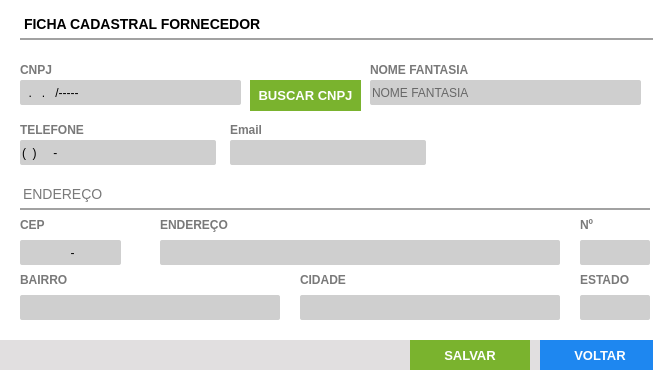
<?xml version="1.0" encoding="UTF-8"?>
<ui version="4.0">
 <class>ct_FormFornecedor</class>
 <widget class="QFrame" name="ct_FormFornecedor">
  <property name="geometry">
   <rect>
    <x>0</x>
    <y>0</y>
    <width>653</width>
    <height>371</height>
   </rect>
  </property>
  <property name="windowTitle">
   <string>Cadastro Fornecedores</string>
  </property>
  <property name="frameShape">
   <enum>QFrame::StyledPanel</enum>
  </property>
  <property name="frameShadow">
   <enum>QFrame::Raised</enum>
  </property>
  <widget class="QFrame" name="fr_FormFornecedor">
   <property name="geometry">
    <rect>
     <x>0</x>
     <y>0</y>
     <width>1000</width>
     <height>500</height>
    </rect>
   </property>
   <property name="styleSheet">
    <string notr="true">background: #FFF;
border: none</string>
   </property>
   <widget class="QLabel" name="lb_FormFornecedor">
    <property name="geometry">
     <rect>
      <x>20</x>
      <y>10</y>
      <width>880</width>
      <height>30</height>
     </rect>
    </property>
    <property name="styleSheet">
     <string notr="true">QLabel{
font-size: 14px;
font-family: &quot;Arial&quot;;
font-weight: bold;

border-bottom: 2px solid #A2A2A2
}</string>
    </property>
    <property name="text">
     <string>FICHA CADASTRAL FORNECEDOR</string>
    </property>
   </widget>
   <widget class="QLabel" name="lb_FormFornecedor_2">
    <property name="geometry">
     <rect>
      <x>370</x>
      <y>60</y>
      <width>150</width>
      <height>20</height>
     </rect>
    </property>
    <property name="styleSheet">
     <string notr="true">QLabel{
font-size: 12px;
font-family: &quot;Arial Unicode MS&quot;;
font-weight: bold;
color: #797979
}</string>
    </property>
    <property name="text">
     <string>NOME FANTASIA</string>
    </property>
   </widget>
   <widget class="QLineEdit" name="tx_NomeFantasia">
    <property name="geometry">
     <rect>
      <x>370</x>
      <y>80</y>
      <width>271</width>
      <height>25</height>
     </rect>
    </property>
    <property name="focusPolicy">
     <enum>Qt::WheelFocus</enum>
    </property>
    <property name="styleSheet">
     <string notr="true">QLineEdit{
background: #CFCFCF;
border-radius: 2px;
color: #000;
font: 13px &quot;Arial&quot; ;
text-transform: uppercase;
}
QLineEdit:Focus {
border: 1px solid red;
}</string>
    </property>
    <property name="placeholderText">
     <string>NOME FANTASIA</string>
    </property>
   </widget>
   <widget class="QLabel" name="lb_FormFornecedor_3">
    <property name="geometry">
     <rect>
      <x>20</x>
      <y>60</y>
      <width>190</width>
      <height>20</height>
     </rect>
    </property>
    <property name="styleSheet">
     <string notr="true">QLabel{
font-size: 12px;
font-family: &quot;Arial Unicode MS&quot;;
font-weight: bold;
color: #797979
}</string>
    </property>
    <property name="text">
     <string>CNPJ</string>
    </property>
   </widget>
   <widget class="QLabel" name="lb_FormFornecedor_5">
    <property name="geometry">
     <rect>
      <x>20</x>
      <y>120</y>
      <width>196</width>
      <height>20</height>
     </rect>
    </property>
    <property name="styleSheet">
     <string notr="true">QLabel{
font-size: 12px;
font-family: &quot;Arial Unicode MS&quot;;
font-weight: bold;
color: #797979
}</string>
    </property>
    <property name="text">
     <string>TELEFONE </string>
    </property>
   </widget>
   <widget class="QLineEdit" name="tx_Telefone">
    <property name="geometry">
     <rect>
      <x>20</x>
      <y>140</y>
      <width>196</width>
      <height>25</height>
     </rect>
    </property>
    <property name="focusPolicy">
     <enum>Qt::WheelFocus</enum>
    </property>
    <property name="styleSheet">
     <string notr="true">QLineEdit{
background: #CFCFCF;
border-radius: 2px;
color: #000;
font: 13px &quot;Arial&quot; 
}
QLineEdit:Focus {
border: 1px solid red;
}</string>
    </property>
    <property name="inputMask">
     <string>(00) 0000-00000</string>
    </property>
    <property name="text">
     <string>() -</string>
    </property>
    <property name="placeholderText">
     <string/>
    </property>
   </widget>
   <widget class="QLabel" name="lb_FormFornecedor_8">
    <property name="geometry">
     <rect>
      <x>20</x>
      <y>180</y>
      <width>630</width>
      <height>30</height>
     </rect>
    </property>
    <property name="styleSheet">
     <string notr="true">QLabel{
font-size: 14px;
font-family: &quot;Arial&quot;;
font-weight: normal;

border-bottom: 2px solid #A2A2A2;
color: #797979
}</string>
    </property>
    <property name="text">
     <string>ENDEREÇO</string>
    </property>
   </widget>
   <widget class="QLineEdit" name="tx_Cep">
    <property name="geometry">
     <rect>
      <x>20</x>
      <y>240</y>
      <width>101</width>
      <height>25</height>
     </rect>
    </property>
    <property name="focusPolicy">
     <enum>Qt::WheelFocus</enum>
    </property>
    <property name="styleSheet">
     <string notr="true">QLineEdit{
background: #CFCFCF;
border-radius: 2px;
color: #000;
font: 13px &quot;Arial&quot; ;
text-transform: uppercase
}
QLineEdit:Focus {
border: 1px solid red;
}</string>
    </property>
    <property name="inputMask">
     <string>99999-999</string>
    </property>
    <property name="alignment">
     <set>Qt::AlignCenter</set>
    </property>
    <property name="placeholderText">
     <string>123456789</string>
    </property>
   </widget>
   <widget class="QLabel" name="lb_FormFornecedor_10">
    <property name="geometry">
     <rect>
      <x>20</x>
      <y>215</y>
      <width>50</width>
      <height>20</height>
     </rect>
    </property>
    <property name="styleSheet">
     <string notr="true">QLabel{
font-size: 12px;
font-family: &quot;Arial Unicode MS&quot;;
font-weight: bold;
color: #797979
}</string>
    </property>
    <property name="text">
     <string>CEP</string>
    </property>
   </widget>
   <widget class="QFrame" name="fr_BotoesFormFornecedor">
    <property name="geometry">
     <rect>
      <x>-340</x>
      <y>340</y>
      <width>1000</width>
      <height>30</height>
     </rect>
    </property>
    <property name="styleSheet">
     <string notr="true">background:#E1DFE0;
border: none;</string>
    </property>
    <widget class="QPushButton" name="bt_Voltar">
     <property name="geometry">
      <rect>
       <x>880</x>
       <y>0</y>
       <width>120</width>
       <height>30</height>
      </rect>
     </property>
     <property name="font">
      <font>
       <family>Tahoma</family>
       <pointsize>10</pointsize>
       <weight>75</weight>
       <bold>true</bold>
      </font>
     </property>
     <property name="cursor">
      <cursorShape>PointingHandCursor</cursorShape>
     </property>
     <property name="focusPolicy">
      <enum>Qt::NoFocus</enum>
     </property>
     <property name="contextMenuPolicy">
      <enum>Qt::ActionsContextMenu</enum>
     </property>
     <property name="styleSheet">
      <string notr="true">QPushButton {
background-color: #1E87F0;
color: #FFF
 }
QPushButton:hover{
background-color: #40a286
}</string>
     </property>
     <property name="text">
      <string>VOLTAR</string>
     </property>
     <property name="iconSize">
      <size>
       <width>75</width>
       <height>35</height>
      </size>
     </property>
    </widget>
    <widget class="QPushButton" name="bt_Salvar">
     <property name="geometry">
      <rect>
       <x>750</x>
       <y>0</y>
       <width>120</width>
       <height>30</height>
      </rect>
     </property>
     <property name="font">
      <font>
       <family>Tahoma</family>
       <pointsize>10</pointsize>
       <weight>75</weight>
       <bold>true</bold>
      </font>
     </property>
     <property name="cursor">
      <cursorShape>PointingHandCursor</cursorShape>
     </property>
     <property name="focusPolicy">
      <enum>Qt::NoFocus</enum>
     </property>
     <property name="contextMenuPolicy">
      <enum>Qt::ActionsContextMenu</enum>
     </property>
     <property name="styleSheet">
      <string notr="true">QPushButton {
background-color: #7AB32E;
color: #FFF
 }
QPushButton:hover{
background-color: #40a286
}</string>
     </property>
     <property name="text">
      <string>SALVAR</string>
     </property>
     <property name="iconSize">
      <size>
       <width>75</width>
       <height>35</height>
      </size>
     </property>
    </widget>
   </widget>
   <widget class="QLineEdit" name="tx_cnpj">
    <property name="geometry">
     <rect>
      <x>20</x>
      <y>80</y>
      <width>221</width>
      <height>25</height>
     </rect>
    </property>
    <property name="focusPolicy">
     <enum>Qt::WheelFocus</enum>
    </property>
    <property name="styleSheet">
     <string notr="true">QLineEdit{
background: #CFCFCF;
border-radius: 2px;
color: #000;
font: 13px &quot;Arial&quot; 
}
QLineEdit:Focus {
border: 1px solid red;
}</string>
    </property>
    <property name="inputMask">
     <string>##.###.###/####-##</string>
    </property>
    <property name="text">
     <string>../-----</string>
    </property>
    <property name="placeholderText">
     <string/>
    </property>
   </widget>
   <widget class="QLabel" name="lb_FormFornecedor_23">
    <property name="geometry">
     <rect>
      <x>230</x>
      <y>120</y>
      <width>190</width>
      <height>20</height>
     </rect>
    </property>
    <property name="styleSheet">
     <string notr="true">QLabel{
font-size: 12px;
font-family: &quot;Arial Unicode MS&quot;;
font-weight: bold;
color: #797979
}</string>
    </property>
    <property name="text">
     <string>Email</string>
    </property>
   </widget>
   <widget class="QLineEdit" name="tx_Email">
    <property name="geometry">
     <rect>
      <x>230</x>
      <y>140</y>
      <width>196</width>
      <height>25</height>
     </rect>
    </property>
    <property name="focusPolicy">
     <enum>Qt::WheelFocus</enum>
    </property>
    <property name="styleSheet">
     <string notr="true">QLineEdit{
background: #CFCFCF;
border-radius: 2px;
color: #000;
font: 13px &quot;Arial&quot; 
}
QLineEdit:Focus {
border: 1px solid red;
}</string>
    </property>
    <property name="placeholderText">
     <string/>
    </property>
   </widget>
   <widget class="QLabel" name="lb_FormFornecedor_11">
    <property name="geometry">
     <rect>
      <x>160</x>
      <y>215</y>
      <width>250</width>
      <height>20</height>
     </rect>
    </property>
    <property name="styleSheet">
     <string notr="true">QLabel{
font-size: 12px;
font-family: &quot;Arial Unicode MS&quot;;
font-weight: bold;
color: #797979
}</string>
    </property>
    <property name="text">
     <string>ENDEREÇO</string>
    </property>
   </widget>
   <widget class="QLineEdit" name="tx_Endereco">
    <property name="geometry">
     <rect>
      <x>160</x>
      <y>240</y>
      <width>400</width>
      <height>25</height>
     </rect>
    </property>
    <property name="focusPolicy">
     <enum>Qt::WheelFocus</enum>
    </property>
    <property name="styleSheet">
     <string notr="true">QLineEdit{
background: #CFCFCF;
border-radius: 2px;
color: #000;
font: 13px &quot;Arial&quot; ;
text-transform: uppercase
}
QLineEdit:Focus {
border: 1px solid red;
}</string>
    </property>
    <property name="inputMask">
     <string/>
    </property>
    <property name="alignment">
     <set>Qt::AlignLeading|Qt::AlignLeft|Qt::AlignVCenter</set>
    </property>
    <property name="placeholderText">
     <string/>
    </property>
   </widget>
   <widget class="QLabel" name="lb_FormFornecedor_12">
    <property name="geometry">
     <rect>
      <x>580</x>
      <y>215</y>
      <width>50</width>
      <height>20</height>
     </rect>
    </property>
    <property name="styleSheet">
     <string notr="true">QLabel{
font-size: 12px;
font-family: &quot;Arial Unicode MS&quot;;
font-weight: bold;
color: #797979
}</string>
    </property>
    <property name="text">
     <string>Nº</string>
    </property>
   </widget>
   <widget class="QLineEdit" name="tx_Numero">
    <property name="geometry">
     <rect>
      <x>580</x>
      <y>240</y>
      <width>70</width>
      <height>25</height>
     </rect>
    </property>
    <property name="focusPolicy">
     <enum>Qt::WheelFocus</enum>
    </property>
    <property name="styleSheet">
     <string notr="true">QLineEdit{
background: #CFCFCF;
border-radius: 2px;
color: #000;
font: 13px &quot;Arial&quot; ;
text-transform: uppercase
}
QLineEdit:Focus {
border: 1px solid red;
}</string>
    </property>
    <property name="inputMask">
     <string/>
    </property>
    <property name="alignment">
     <set>Qt::AlignLeading|Qt::AlignLeft|Qt::AlignVCenter</set>
    </property>
    <property name="placeholderText">
     <string/>
    </property>
   </widget>
   <widget class="QLineEdit" name="tx_Bairro">
    <property name="geometry">
     <rect>
      <x>20</x>
      <y>295</y>
      <width>260</width>
      <height>25</height>
     </rect>
    </property>
    <property name="focusPolicy">
     <enum>Qt::WheelFocus</enum>
    </property>
    <property name="styleSheet">
     <string notr="true">QLineEdit{
background: #CFCFCF;
border-radius: 2px;
color: #000;
font: 13px &quot;Arial&quot; ;
text-transform: uppercase
}
QLineEdit:Focus {
border: 1px solid red;
}</string>
    </property>
    <property name="inputMask">
     <string/>
    </property>
    <property name="alignment">
     <set>Qt::AlignLeading|Qt::AlignLeft|Qt::AlignVCenter</set>
    </property>
    <property name="placeholderText">
     <string/>
    </property>
   </widget>
   <widget class="QLabel" name="lb_FormFornecedor_13">
    <property name="geometry">
     <rect>
      <x>20</x>
      <y>270</y>
      <width>120</width>
      <height>20</height>
     </rect>
    </property>
    <property name="styleSheet">
     <string notr="true">QLabel{
font-size: 12px;
font-family: &quot;Arial Unicode MS&quot;;
font-weight: bold;
color: #797979
}</string>
    </property>
    <property name="text">
     <string>BAIRRO</string>
    </property>
   </widget>
   <widget class="QLineEdit" name="tx_Cidade">
    <property name="geometry">
     <rect>
      <x>300</x>
      <y>295</y>
      <width>260</width>
      <height>25</height>
     </rect>
    </property>
    <property name="focusPolicy">
     <enum>Qt::WheelFocus</enum>
    </property>
    <property name="styleSheet">
     <string notr="true">QLineEdit{
background: #CFCFCF;
border-radius: 2px;
color: #000;
font: 13px &quot;Arial&quot; ;
text-transform: uppercase
}
QLineEdit:Focus {
border: 1px solid red;
}</string>
    </property>
    <property name="inputMask">
     <string/>
    </property>
    <property name="alignment">
     <set>Qt::AlignLeading|Qt::AlignLeft|Qt::AlignVCenter</set>
    </property>
    <property name="placeholderText">
     <string/>
    </property>
   </widget>
   <widget class="QLabel" name="lb_FormFornecedor_14">
    <property name="geometry">
     <rect>
      <x>300</x>
      <y>270</y>
      <width>120</width>
      <height>20</height>
     </rect>
    </property>
    <property name="styleSheet">
     <string notr="true">QLabel{
font-size: 12px;
font-family: &quot;Arial Unicode MS&quot;;
font-weight: bold;
color: #797979
}</string>
    </property>
    <property name="text">
     <string>CIDADE</string>
    </property>
   </widget>
   <widget class="QLabel" name="lb_FormFornecedor_15">
    <property name="geometry">
     <rect>
      <x>580</x>
      <y>270</y>
      <width>70</width>
      <height>20</height>
     </rect>
    </property>
    <property name="styleSheet">
     <string notr="true">QLabel{
font-size: 12px;
font-family: &quot;Arial Unicode MS&quot;;
font-weight: bold;
color: #797979
}</string>
    </property>
    <property name="text">
     <string>ESTADO</string>
    </property>
   </widget>
   <widget class="QLineEdit" name="tx_Estado">
    <property name="geometry">
     <rect>
      <x>580</x>
      <y>295</y>
      <width>70</width>
      <height>25</height>
     </rect>
    </property>
    <property name="focusPolicy">
     <enum>Qt::WheelFocus</enum>
    </property>
    <property name="styleSheet">
     <string notr="true">QLineEdit{
background: #CFCFCF;
border-radius: 2px;
color: #000;
font: 13px &quot;Arial&quot; ;
text-transform: uppercase
}
QLineEdit:Focus {
border: 1px solid red;
}</string>
    </property>
    <property name="inputMask">
     <string/>
    </property>
    <property name="alignment">
     <set>Qt::AlignLeading|Qt::AlignLeft|Qt::AlignVCenter</set>
    </property>
    <property name="placeholderText">
     <string/>
    </property>
   </widget>
   <widget class="QPushButton" name="bt_busca_cep">
    <property name="geometry">
     <rect>
      <x>130</x>
      <y>240</y>
      <width>21</width>
      <height>31</height>
     </rect>
    </property>
    <property name="accessibleName">
     <string>BUSCA CEP</string>
    </property>
    <property name="text">
     <string/>
    </property>
    <property name="icon">
     <iconset>
      <normaloff>../../Imagens/search.png</normaloff>../../Imagens/search.png</iconset>
    </property>
   </widget>
   <widget class="QPushButton" name="bt_busca_cnpj">
    <property name="geometry">
     <rect>
      <x>250</x>
      <y>80</y>
      <width>111</width>
      <height>31</height>
     </rect>
    </property>
    <property name="font">
     <font>
      <family>Tahoma</family>
      <pointsize>10</pointsize>
      <weight>75</weight>
      <bold>true</bold>
     </font>
    </property>
    <property name="cursor">
     <cursorShape>PointingHandCursor</cursorShape>
    </property>
    <property name="focusPolicy">
     <enum>Qt::NoFocus</enum>
    </property>
    <property name="contextMenuPolicy">
     <enum>Qt::ActionsContextMenu</enum>
    </property>
    <property name="styleSheet">
     <string notr="true">QPushButton {
background-color: #7AB32E;
color: #FFF
 }
QPushButton:hover{
background-color: #40a286
}</string>
    </property>
    <property name="text">
     <string>BUSCAR CNPJ</string>
    </property>
    <property name="iconSize">
     <size>
      <width>75</width>
      <height>35</height>
     </size>
    </property>
   </widget>
  </widget>
 </widget>
 <tabstops>
  <tabstop>tx_cnpj</tabstop>
  <tabstop>tx_NomeFantasia</tabstop>
  <tabstop>tx_Telefone</tabstop>
  <tabstop>tx_Email</tabstop>
  <tabstop>tx_Cep</tabstop>
  <tabstop>bt_busca_cep</tabstop>
  <tabstop>tx_Endereco</tabstop>
  <tabstop>tx_Numero</tabstop>
  <tabstop>tx_Bairro</tabstop>
  <tabstop>tx_Cidade</tabstop>
  <tabstop>tx_Estado</tabstop>
 </tabstops>
 <resources/>
 <connections/>
</ui>
